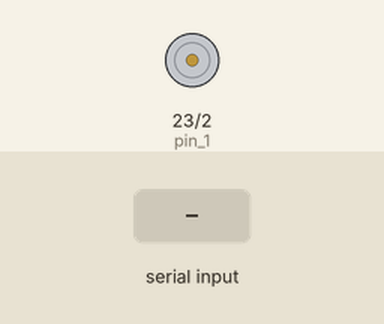
Recording of a program running on a simulated Raspberry Pi (BCM pin numbers). Shown: motor-driver pin pairs drawn as motors (green arrow = first pin HIGH = forward, orange = second pin HIGH = backward, longer = more drive, scaled by the enable pin). The test bench sets the inputs (shaded band). What the program prints to the terminal is not drawn.

Above: at 1.2 s.
1.3 s: "t" typed at the terminal, then Enter
2.8 s: "w" typed at the terminal, then Enter
4.3 s: "1" typed at the terminal, then Enter
Timing chart, 0 to 7.3 s (numbered marks = the images above; inputs shaded):
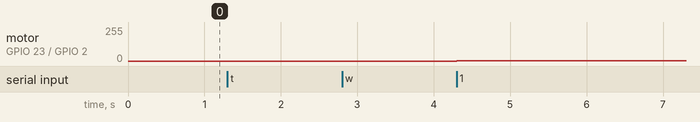

The program:

motor_testen1.py
```python
import RPi.GPIO as GPIO
import time

GPIO.setmode(GPIO.BCM)

enable_pin = 19
pin_1 = 23
pin_2 = 2

GPIO.setup(enable_pin, GPIO.OUT)
GPIO.setup(pin_1, GPIO.OUT)
GPIO.setup(pin_2, GPIO.OUT)
pwm_motor=GPIO.PWM(enable_pin,1000)
pwm_motor.start(0)

def forward(duty_cycle):
    GPIO.output(pin_1, True)
    GPIO.output(pin_2, False)
    pwm_motor.ChangeDutyCycle(duty_cycle)


def reverse(duty_cycle):
    GPIO.output(pin_1, False)
    GPIO.output(pin_2, True)
    pwm_motor.ChangeDutyCycle(duty_cycle)


def stop():
    GPIO.output(pin_1, False)
    GPIO.output(pin_2, False)
    pwm_motor.ChangeDutyCycle(0)

try:
    while True:
        direction = raw_input("w: forward, x: reverse, t: stop")     # raw_input
        if (direction[0]=="t"):
            stop()
        else:
            duty_cycle= input('Duty cycle (0-100%')
            if (direction [0]=='w'):
                forward(duty_cycle)
            elif(direction [0]=='s'):
                reverse(duty_cycle)
            else:
                print("undefined key pressed")
                GPIO.cleanup()

finally:
    print("Cleaning up")
    GPIO.cleanup()
```

Measured:
- after the input at 1.3 s, every drawn part: stays the same
- after the input at 2.8 s, every drawn part: stays the same
- after the input at 4.3 s, motor on GPIO 23 (pin_1) / GPIO 2 (pin_2): stopped → forward 3/255 at once
